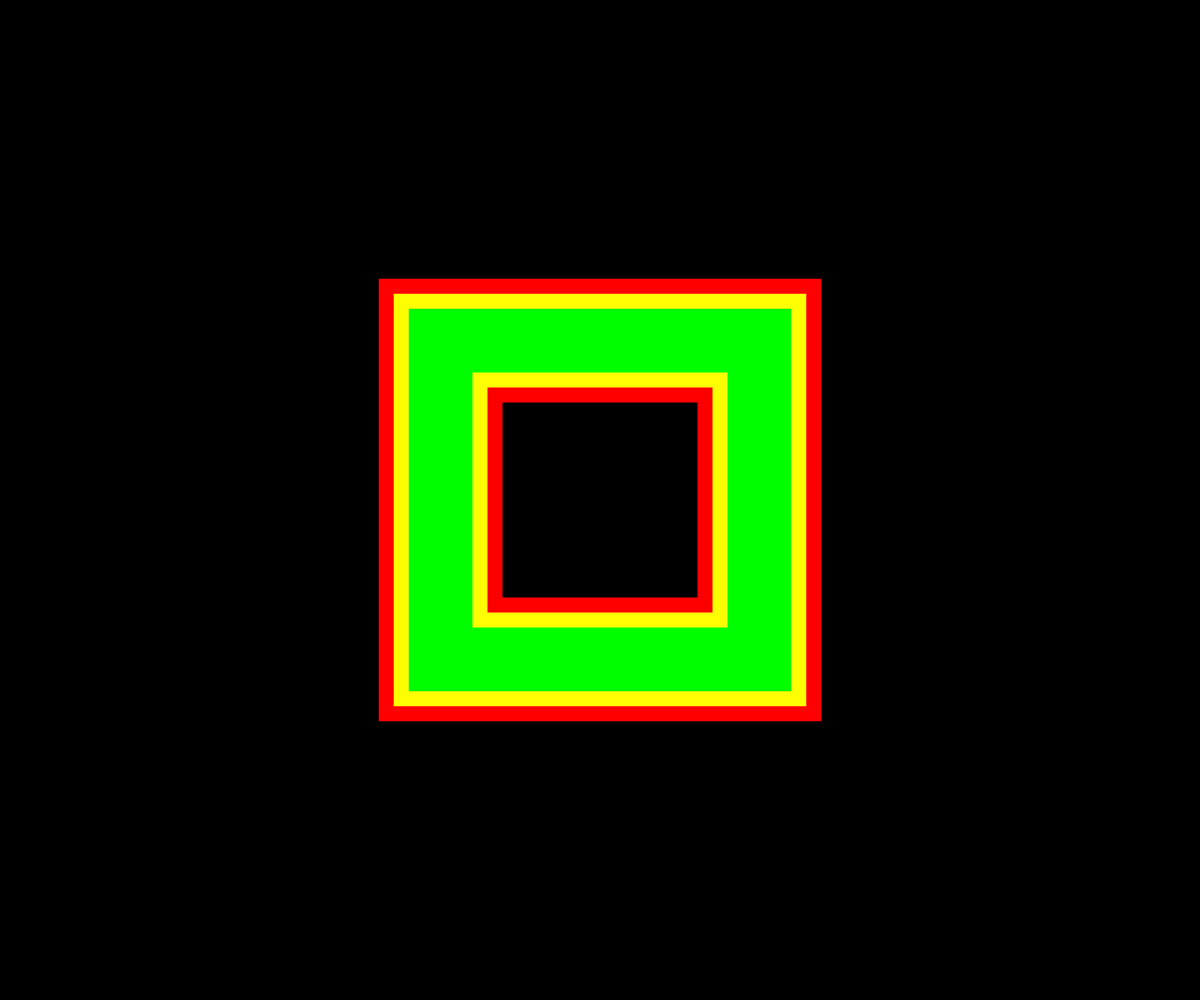
Frame 1 (no input)
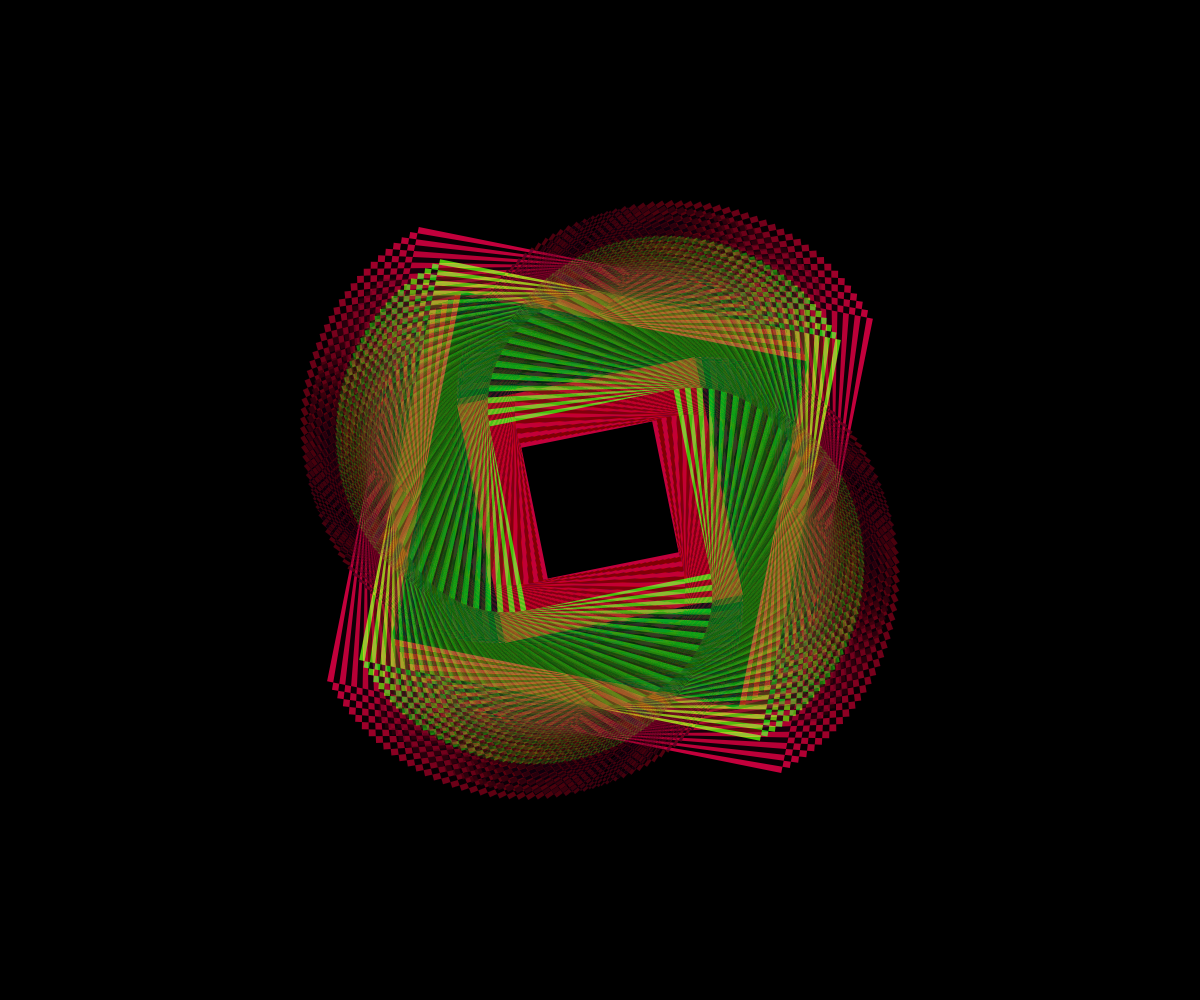
Frame 60 (no input)
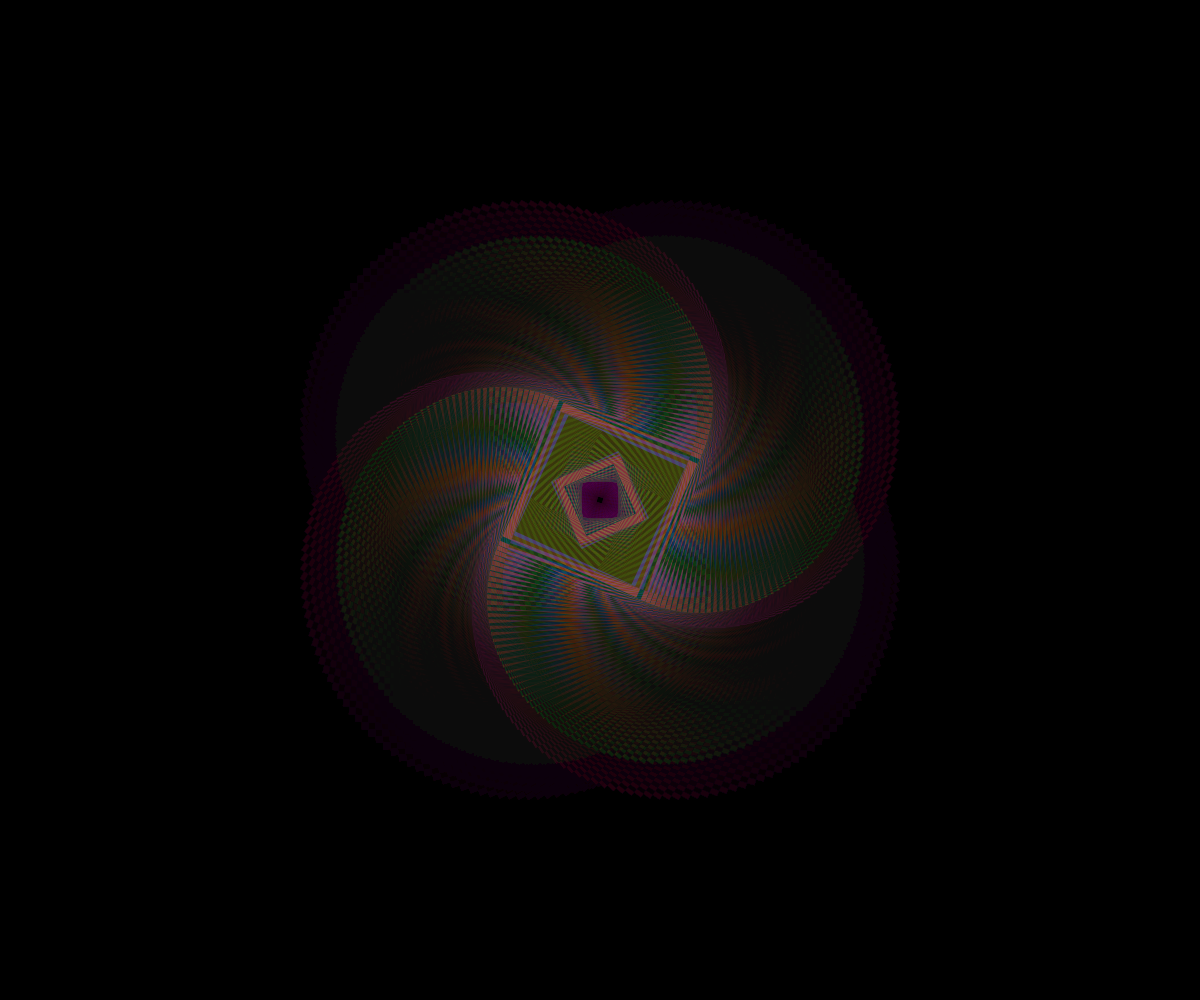
Frame 120 (the mouse pressed at the canvas centre since frame 60)

The p5.js sketch that drew these frames (run headless with seeded random() and noise() and a simulated clock; from frame 60 on, the mouse is pressed at the canvas centre):

// p5.js sketch
// ── sketch.js
let angle = 0;
let cval = 0;
let direction = 1;

function setup() {
  createCanvas(windowWidth, windowHeight);
  blendMode(BLEND);
  background(0);
  
}

function windowResized() {
  resizeCanvas(windowWidth, windowHeight);
  blendMode(BLEND);
  background(0);
  
}

function draw() {
  blendMode(BLEND);
  background(0, 10);
  blendMode(DIFFERENCE);

  let c1 = color(cval, 0, 255 - cval);
  let c2 = color(255 - cval, 0, cval);

  // Update color over time
  // Update cval smoothly between 0 and 255

  cval += direction;
  if (cval >= 255 || cval <= 0) {
    direction *= -1; // Reverse direction when hitting limits
  }

  let minDimension = min(width, height);
  let spacing = minDimension / 8;
  let x = width / 2;
  let y = height / 2;
  let amount1 = sin(angle) / 2 + 0.6;
  let amount2 = cos(angle) / 2 + 0.6;

  let thickness = (minDimension / 20) * amount1;
  strokeWeight(thickness);

  push();
  stroke(255 - cval, 0, cval);
  fill(cval, 255 - cval, 0);
  translate(x, y); // rotate about center of canvas
  rectMode(CENTER); // rotate square around its center point
  rotate(angle); // clockwise
  rect(0, 0, spacing * 3 * amount1, spacing * 3 * amount1);
  pop();

  push();
  translate(x, y); // rotate about center of canvas
  rectMode(CENTER);
  stroke(255 - cval, 0, cval);
  fill(cval, 255 - cval, 0);
  // stroke(cval, 0, 255 - cval);
  // fill(255 - cval, 0, cval);
  rotate(-angle); // counterclockwise
  rect(0, 0, spacing * 3 * amount2, spacing * 3 * amount2);
  pop();

  angle += 0.03; // set speed of rotation
}
